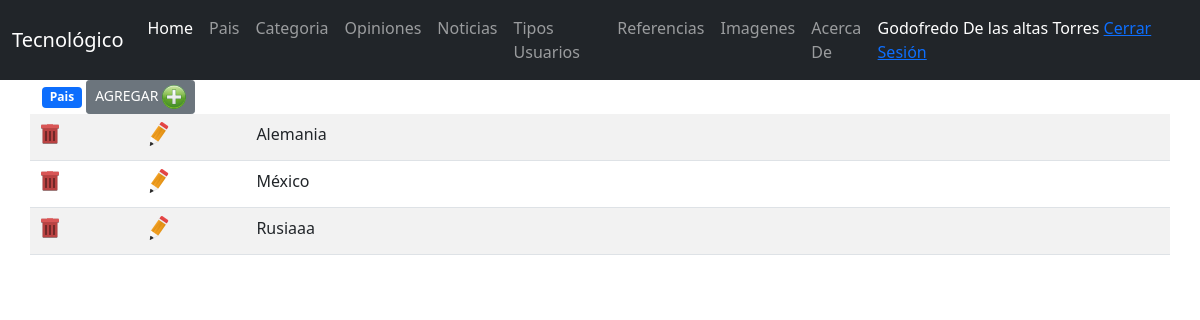
The page /admin/pais.php (signed in) on the database its author committed.
### tables this page shows
CREATE TABLE `pais` (
  `IdPais` int(11) NOT NULL,
  `Nombre` char(20) NOT NULL
);

### class/classBD.php (called while the page is built, shortened)
<?php
class BaseDatos
{ var $conexion;
    function conexion()
    { $this->conexion=mysqli_connect("localhost", "noticias", '1234','noticias');
    }
    function consulta($query)
    { $this->conexion();
        $bloque=mysqli_query($this->conexion,$query);
        return $bloque;
    }
    function obteArreglo($query){
        $bloque=$this->consulta($query);
        $datos=array();
        foreach ($bloque as $renglon){
            array_push($datos, $renglon);
        }
            return $datos;
    }
}
?>

### class/classPais.php (the view, shortened to what this page needs)
<?php
include "ClassBD.php";
class Pais extends BaseDatos{
	function __construct($accion)
	{
		echo $this->procesa($accion);
	}
	function procesa($accion)
	{
		$resultado ="";
		switch ($accion) {
			case 'list':
				$tmp = $this->obteArreglo("SELECT * FROM pais order by Nombre;");
				$resultado.='
				<div class="container">
					<div class="row">
						<div class="col-12">
							<span class="badge bg-primary">Pais</span>
							<a class="btn btn-sm btn-secondary" href="pais.php?accion=nuevo"> AGREGAR <img src="../images/agregar.png" /> </a>
						</div>
					</div>
					<div class="row">
						<table class="table table-hover table-striped"';
							foreach ($tmp as $registro) {
								$resultado .='<tr>';
								$resultado .='<td class="col-md-1">'.$this->crearIcono("delete",$registro['IdPais'],"borrar.png","onclick=\"return confirm('Estas Segur@ de borrar ".$registro['Nombre']." ?')\"  ").'<td>';
								$resultado .='<td class="col-md-1">'.$this->crearIcono("formEdit",$registro['IdPais'],"editar.png").'<td>';
								$resultado .='<td class="col-md-10">'.$registro['Nombre'].'</td>';
								$resultado .='</tr>';
							}
							$resultado .='</table></div> </div></div>';
				break;
		}
		return $resultado;
	}
	function crearIcono($acc,$reg,$imag,$conf="")
	{
		$html='<form method="post">
		<input type="hidden" name="accion" value="'.$acc.'" />
		<input type="hidden" name="Id" value="'.$reg.'" />
		<input type="image" src="../images/'.$imag.'" '.$conf.' />
		</form>';
		return $html;
	}
}
$oPais = new Pais(isset($_REQUEST['accion'])?$_REQUEST['accion']:'list');
?>

### rows shown on the page
pais: Nombre "Alemania"
pais: Nombre "México"
pais: Nombre "Rusiaaa"

### other values the page prints
$_SESSION['Nombre'] "Godofredo De las altas Torres"
